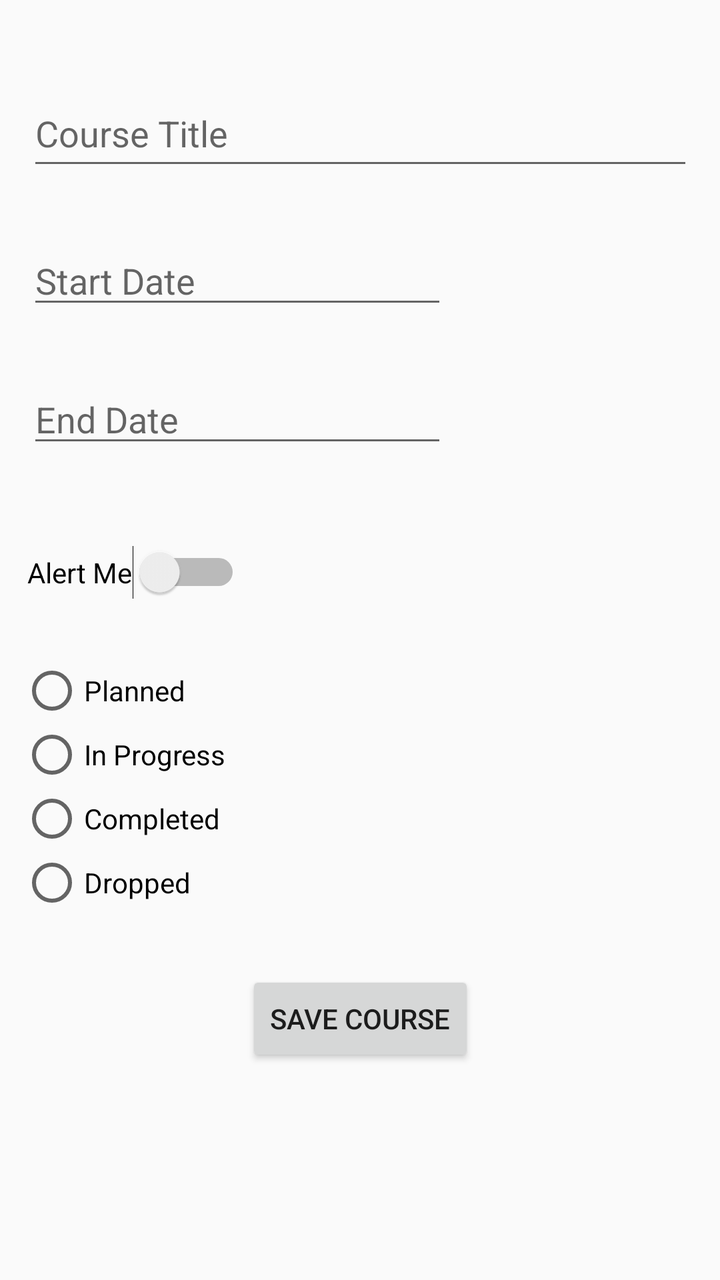
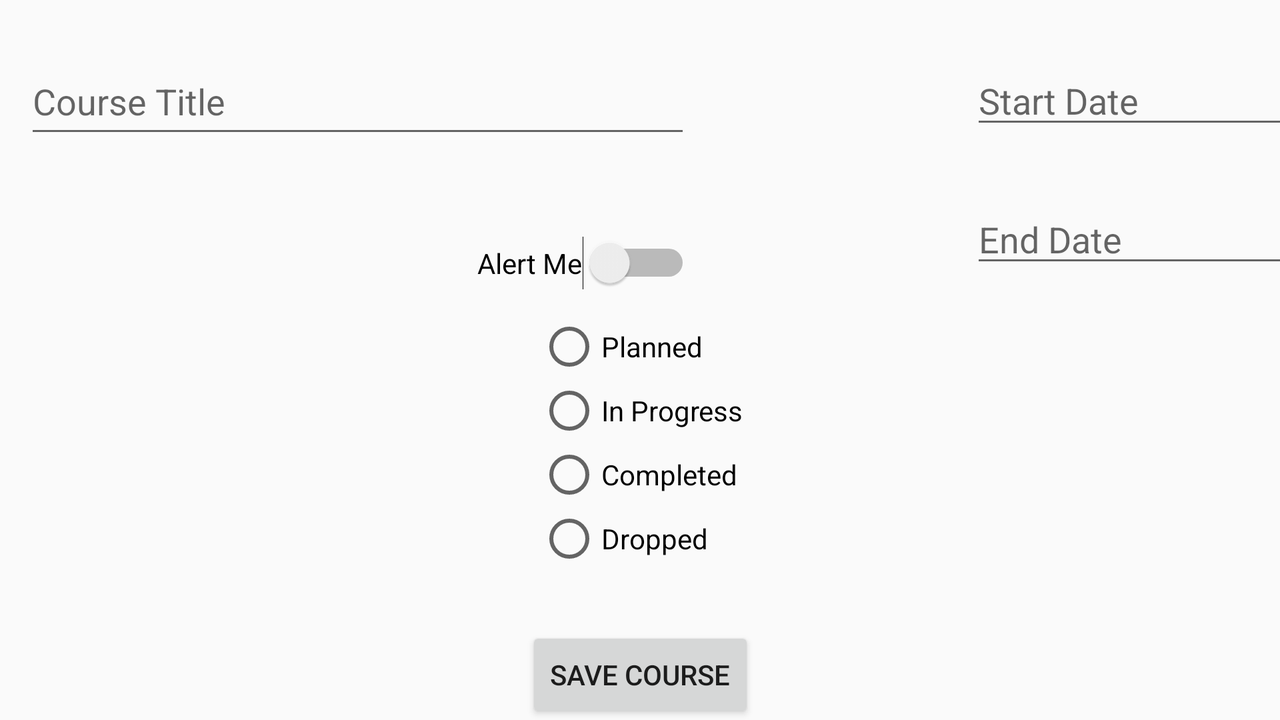

The same Android screen from two of the app's own layout files: first res/layout/ as a phone draws it, then the repository's variant for another configuration, drawn on a device whose configuration selects that folder. Both files follow.
<!-- AndroidManifest.xml: application theme Theme.AppCompat.Light.NoActionBar -->
<!-- res/layout/activity_new_course.xml -->
<?xml version="1.0" encoding="utf-8"?>
<androidx.constraintlayout.widget.ConstraintLayout xmlns:android="http://schemas.android.com/apk/res/android"
    xmlns:app="http://schemas.android.com/apk/res-auto"
    xmlns:tools="http://schemas.android.com/tools"
    android:layout_width="match_parent"
    android:layout_height="match_parent"
    tools:context=".NewCourse">

    <EditText
        android:id="@+id/courseTitle"
        android:layout_width="333dp"
        android:layout_height="50dp"
        android:layout_marginTop="40dp"
        android:ems="10"
        android:hint="@string/course_title"
        android:inputType="textPersonName"
        app:layout_constraintEnd_toEndOf="parent"
        app:layout_constraintStart_toStartOf="parent"
        app:layout_constraintTop_toTopOf="parent" />

    <EditText
        android:id="@+id/courseStart"
        android:layout_width="wrap_content"
        android:layout_height="wrap_content"
        android:layout_marginTop="28dp"
        android:ems="10"
        android:focusableInTouchMode="false"
        android:hint="@string/start_date"
        android:inputType="date"
        app:layout_constraintStart_toStartOf="@+id/courseTitle"
        app:layout_constraintTop_toBottomOf="@+id/courseTitle" />

    <EditText
        android:id="@+id/courseEnd"
        android:layout_width="wrap_content"
        android:layout_height="wrap_content"
        android:layout_marginTop="28dp"
        android:focusableInTouchMode="false"
        android:ems="10"
        android:hint="@string/end_date"
        android:inputType="date"
        app:layout_constraintStart_toStartOf="@+id/courseStart"
        app:layout_constraintTop_toBottomOf="@+id/courseStart" />

    <Switch
        android:id="@+id/courseAlert"
        android:layout_width="wrap_content"
        android:layout_height="wrap_content"
        android:layout_marginTop="44dp"
        android:text="@string/alert_me"
        app:layout_constraintStart_toStartOf="@+id/courseEnd"
        app:layout_constraintTop_toBottomOf="@+id/courseEnd" />


    <RadioGroup
        android:id="@+id/statusRadioGroup"
        android:layout_width="match_parent"
        android:layout_height="wrap_content"
        android:layout_marginStart="10dp"
        android:layout_marginEnd="10dp"
        app:layout_constraintBottom_toBottomOf="parent"
        app:layout_constraintEnd_toEndOf="parent"
        app:layout_constraintStart_toStartOf="parent"
        app:layout_constraintTop_toBottomOf="@+id/courseAlert"
        app:layout_constraintVertical_bias="0.13999999">

        <RadioButton
            android:id="@+id/coursePlanned"
            android:layout_width="match_parent"
            android:layout_height="wrap_content"
            android:text="@string/planned" />

        <RadioButton
            android:id="@+id/courseInProgress"
            android:layout_width="match_parent"
            android:layout_height="wrap_content"
            android:text="@string/in_progress" />

        <RadioButton
            android:id="@+id/courseCompleted"
            android:layout_width="match_parent"
            android:layout_height="wrap_content"
            android:text="@string/completed" />

        <RadioButton
            android:id="@+id/courseDropped"
            android:layout_width="match_parent"
            android:layout_height="wrap_content"
            android:text="@string/dropped" />
    </RadioGroup>

    <Button
        android:id="@+id/saveCourse"
        android:layout_width="wrap_content"
        android:layout_height="wrap_content"
        android:layout_marginTop="28dp"
        android:text="@string/save_course"
        app:layout_constraintEnd_toEndOf="parent"
        app:layout_constraintStart_toStartOf="parent"
        app:layout_constraintTop_toBottomOf="@+id/statusRadioGroup" />


</androidx.constraintlayout.widget.ConstraintLayout>
<!-- resources referenced by this layout -->
<resources>
  <string name="alert_me">Alert Me</string>
  <string name="completed">Completed</string>
  <string name="course_title">Course Title</string>
  <string name="dropped">Dropped</string>
  <string name="end_date">End Date</string>
  <string name="in_progress">In Progress</string>
  <string name="planned">Planned</string>
  <string name="save_course">Save Course</string>
  <string name="start_date">Start Date</string>
</resources>
<!-- res/layout-land/activity_new_course.xml (the repository's variant of the layout above) -->
<!-- drawn on the phone turned sideways -->
<?xml version="1.0" encoding="utf-8"?>
<androidx.constraintlayout.widget.ConstraintLayout xmlns:android="http://schemas.android.com/apk/res/android"
    xmlns:app="http://schemas.android.com/apk/res-auto"
    xmlns:tools="http://schemas.android.com/tools"
    android:layout_width="match_parent"
    android:layout_height="match_parent"
    tools:context=".NewCourse">

    <EditText
        android:id="@+id/courseTitle"
        android:layout_width="333dp"
        android:layout_height="50dp"
        android:layout_marginTop="24dp"
        android:ems="10"
        android:hint="@string/course_title"
        android:inputType="textPersonName"
        app:layout_constraintEnd_toEndOf="parent"
        app:layout_constraintHorizontal_bias="0.04"
        app:layout_constraintStart_toStartOf="parent"
        app:layout_constraintTop_toTopOf="parent" />

    <EditText
        android:id="@+id/courseStart"
        android:layout_width="wrap_content"
        android:layout_height="wrap_content"
        android:layout_marginStart="140dp"
        android:layout_marginTop="4dp"
        android:ems="10"
        android:focusableInTouchMode="false"
        android:hint="@string/start_date"
        android:inputType="date"
        app:layout_constraintStart_toEndOf="@+id/courseTitle"
        app:layout_constraintTop_toTopOf="@+id/courseTitle" />

    <EditText
        android:id="@+id/courseEnd"
        android:layout_width="wrap_content"
        android:layout_height="wrap_content"
        android:layout_marginTop="28dp"
        android:focusableInTouchMode="false"
        android:ems="10"
        android:hint="@string/end_date"
        android:inputType="date"
        app:layout_constraintStart_toStartOf="@+id/courseStart"
        app:layout_constraintTop_toBottomOf="@+id/courseStart" />


    <Switch
        android:id="@+id/courseAlert"
        android:layout_width="wrap_content"
        android:layout_height="wrap_content"
        android:layout_marginTop="44dp"
        android:layout_marginEnd="140dp"
        android:text="@string/alert_me"
        app:layout_constraintEnd_toStartOf="@+id/courseEnd"
        app:layout_constraintTop_toBottomOf="@+id/courseTitle" />

    <RadioGroup
        android:id="@+id/statusRadioGroup"
        android:layout_width="wrap_content"
        android:layout_height="wrap_content"
        android:paddingHorizontal="10dp"
        android:baselineAligned="false"
        app:layout_constraintBottom_toBottomOf="parent"
        app:layout_constraintEnd_toEndOf="parent"
        app:layout_constraintStart_toStartOf="parent"
        app:layout_constraintTop_toBottomOf="@+id/courseAlert"
        app:layout_constraintVertical_bias="0.13999999">

        <RadioButton
            android:id="@+id/coursePlanned"
            android:layout_width="match_parent"
            android:layout_height="wrap_content"
            android:text="@string/planned" />

        <RadioButton
            android:id="@+id/courseInProgress"
            android:layout_width="match_parent"
            android:layout_height="wrap_content"
            android:text="@string/in_progress" />

        <RadioButton
            android:id="@+id/courseCompleted"
            android:layout_width="match_parent"
            android:layout_height="wrap_content"
            android:text="@string/completed" />

        <RadioButton
            android:id="@+id/courseDropped"
            android:layout_width="match_parent"
            android:layout_height="wrap_content"
            android:text="@string/dropped" />
    </RadioGroup>

    <Button
        android:id="@+id/saveCourse"
        android:layout_width="wrap_content"
        android:layout_height="wrap_content"
        android:layout_marginTop="28dp"
        android:text="@string/save_course"
        app:layout_constraintEnd_toEndOf="parent"
        app:layout_constraintStart_toStartOf="parent"
        app:layout_constraintTop_toBottomOf="@+id/statusRadioGroup" />


</androidx.constraintlayout.widget.ConstraintLayout>
